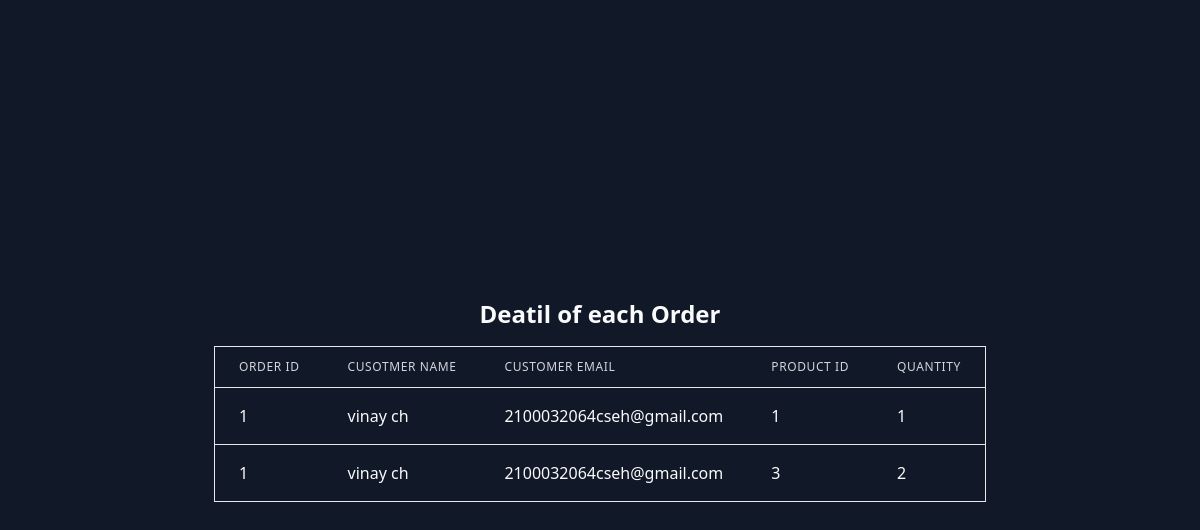
Screenshot of /order_details/1 with the database file from the repository.
### tables this page shows
CREATE TABLE OrderItems (
    OrderItemID INTEGER PRIMARY KEY,
    OrderID INTEGER NOT NULL,
    ProductID INTEGER NOT NULL,
    Quantity INTEGER NOT NULL,
    FOREIGN KEY (OrderID) REFERENCES Orders (OrderID),
    FOREIGN KEY (ProductID) REFERENCES Products (ProductID)
);

CREATE TABLE Orders (
    OrderID INTEGER PRIMARY KEY,
    CustomerID INTEGER NOT NULL,
    OrderDate DATE NOT NULL,
    FOREIGN KEY (CustomerID) REFERENCES Customers (CustomerID)
);

CREATE TABLE Customers (
    CustomerID INTEGER PRIMARY KEY,
    FirstName TEXT NOT NULL,
    LastName TEXT NOT NULL,
    Email TEXT NOT NULL,
    DateOfBirth DATE NOT NULL
);

### retail_shop_may_18/app.py (the view)
@app.route('/order_details/<int:order_id>')
def order_details(order_id):
    with app.app_context():
        conn = sqlite3.connect('database.db')
        cursor = conn.cursor()
        cursor.execute('''
            SELECT Orders.OrderID, Customers.FirstName, Customers.LastName, Customers.Email, OrderItems.ProductID, OrderItems.Quantity
            FROM Orders
            JOIN Customers ON Orders.CustomerID = Customers.CustomerID
            JOIN OrderItems ON Orders.OrderID = OrderItems.OrderID
            WHERE Orders.OrderID = ?
        ''', (order_id,))
        order_details = cursor.fetchall()
        conn.close()
    return render_template('order_details.html', order_details=order_details)

### retail_shop_may_18/templates/order_details.html (shortened to what this page needs)
<!DOCTYPE html>
<html lang="en">
<head>
    <link href="https://cdn.jsdelivr.net/npm/tailwindcss@2.2.19/dist/tailwind.min.css" rel="stylesheet" />
</head>
<body class="bg-gray-900">
    <div class="container mx-auto bg-gray-900 min-h-screen grid justify-items-center place-items-center">
        <div>
            <h1 class="text-2xl font-bold mb-4 text-gray-50 text-center">Deatil of each Order</h1>
            <table class="min-w-96 bg-gray-900 border border-gray-200">
                <thead>
                    <tr>
                        <th
                            class="px-6 py-3 border-b text-gray-50 border-gray-200 bg-gray-900 text-left text-xs leading-4 font-medium text-gray-300 uppercase tracking-wider">
                            Order ID
                        </th>
                        <th
                            class="px-6 py-3 border-b text-gray-50 border-gray-200 bg-gray-900 text-left text-xs leading-4 font-medium text-gray-300 uppercase tracking-wider">
                            Cusotmer Name
                        </th>
                        <th
                            class="px-6 py-3 border-b text-gray-50 border-gray-200 bg-gray-900 text-left text-xs leading-4 font-medium text-gray-300 uppercase tracking-wider">
                            Customer Email
                        </th>
                        <th
                            class="px-6 py-3 border-b text-gray-50 border-gray-200 bg-gray-900 text-left text-xs leading-4 font-medium text-gray-300 uppercase tracking-wider">
                            Product Id
                        </th>
                        <th
                            class="px-6 py-3 border-b text-gray-50 border-gray-200 bg-gray-900 text-left text-xs leading-4 font-medium text-gray-300 uppercase tracking-wider">
                            Quantity
                        </th>
                    </tr>
                </thead>
                <tbody>
                    {% for order in order_details %}
                    <tr>
                        <td class="px-6 py-4 whitespace-no-wrap border-b text-gray-50 border-gray-200">
                            {{ order[0] }}
                        </td>
                        <td class="px-6 py-4 whitespace-no-wrap border-b text-gray-50 border-gray-200">
                            {{ order[1] }} {{ order[2] }}
                        </td>
                        <td class="px-6 py-4 whitespace-no-wrap border-b text-gray-50 border-gray-200">
                            {{ order[3] }}
                        </td>
                        <td class="px-6 py-4 whitespace-no-wrap border-b text-gray-50 border-gray-200">
                            {{ order[4] }}
                        </td>
                        <td class="px-6 py-4 whitespace-no-wrap border-b text-gray-50 border-gray-200">
                            {{ order[5] }}
                        </td>
                    </tr>
                    {% endfor %}
                </tbody>
            </table>
        </div>
    </div>
</body>
</html>

### rows the page displays
OrderItems: OrderID "1", FirstName "vinay", LastName "ch", Email "2100032064cseh@gmail.com", ProductID "1", Quantity "1"
OrderItems: OrderID "1", FirstName "vinay", LastName "ch", Email "2100032064cseh@gmail.com", ProductID "3", Quantity "2"
